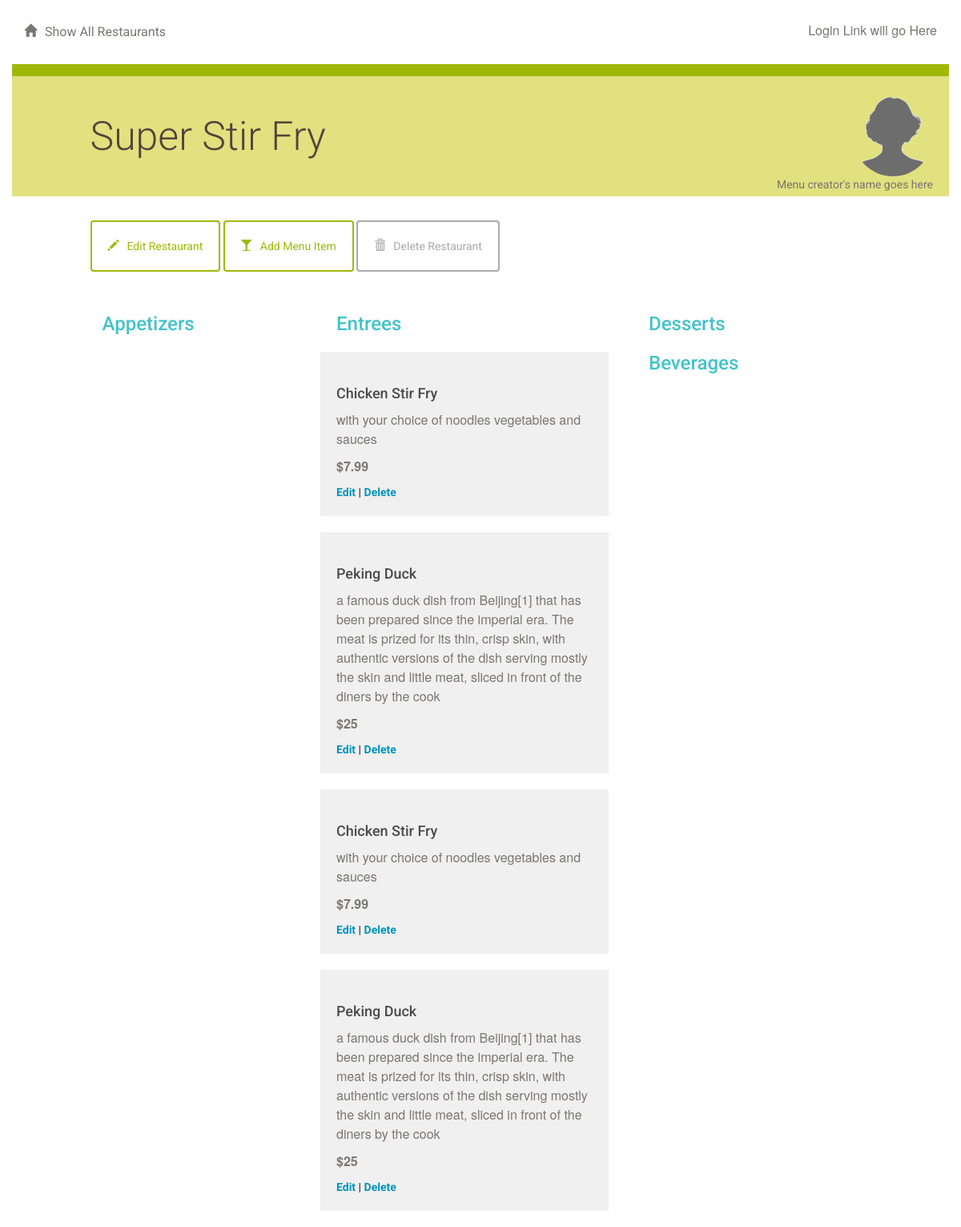
The app's page /restaurant/2/menu/ with its own data.
### database_setup.py (models this page shows, shortened)
class Restaurant(Base):
    __tablename__ = 'restaurant'
    id = Column(Integer, primary_key=True)
    name = Column(String(250), nullable=False)

class MenuItem(Base):
    __tablename__ = 'menu_item'
    name =Column(String(80), nullable = False)
    id = Column(Integer, primary_key = True)
    description = Column(String(250))
    price = Column(String(8))
    course = Column(String(250))
    restaurant_id = Column(Integer,ForeignKey('restaurant.id'))
    restaurant = relationship(Restaurant)

### project.py (the view)
@app.route('/restaurant/<int:restaurant_id>/')
@app.route('/restaurant/<int:restaurant_id>/menu/')
def showMenu(restaurant_id):
    restaurant = session.query(Restaurant).filter_by(id = restaurant_id).one()
    items = session.query(MenuItem).filter_by(restaurant_id = restaurant_id).all()
    return render_template('menu.html', items = items, restaurant = restaurant)

### templates/menu.html (shortened to what this page needs)
{% extends "main.html" %}
{% block content %}
{% include "header.html" %}
	<div class="row divider green">
		<div class="col-md-12"></div>
	</div>
	<div class="row banner menu">
		<div class="col-md-11 col-md-offset-1 padding-none">
			<h1>{{ restaurant.name }}
			<figure class="creator">
				<img src="{{ url_for('static', filename='blank_user.gif') }}">
				<figcaption>Menu creator's name goes here</figcaption>
			</figure>
			</h1>
		</div>
	</div>
	<div class="row padding-top padding-bottom">
		<div class="col-md-1"></div>
		<div class="col-md-11 padding-none">
			<a href="{{url_for('editRestaurant', restaurant_id = restaurant.id )}}">
				<button class="btn btn-default" id="new-menu-item">
					<span class="glyphicon glyphicon-pencil" aria-hidden="true"></span>Edit Restaurant
				</button>
			</a>
			<a href="{{url_for('newMenuItem', restaurant_id = restaurant.id )}}">
				<button class="btn btn-default" id="new-menu-item">
					<span class="glyphicon glyphicon-glass" aria-hidden="true"></span>Add Menu Item
				</button>
			</a>
						<a href="{{url_for('deleteRestaurant', restaurant_id = restaurant.id )}}">
				<button class="btn btn-default delete" id="delete-restaurant">
					<span class="glyphicon glyphicon-trash" aria-hidden="true"></span>Delete Restaurant
				</button>
			</a>
		</div>
		<div class="col-md-7"></div>
	</div>
	{% if items !=[] %}
		<div class="row">
			<div class="col-md-1"></div>
			<div class="col-md-3">
				<h2>Appetizers</h2>
			</div>
			<div class="col-md-4">
				<h2>Entrees</h2>
					{% for i in items %}
						{% if i.course == 'Entree' %}
						<div class="menu-item">
							<h3>{{i.name}}</h3>
							<p>{{i.description}}</p>
							<p class="menu-price">{{i.price}}</p>
							<a href='{{url_for('editMenuItem', restaurant_id = restaurant.id, menu_id=i.id ) }}'>Edit</a> |
							<a href='{{url_for('deleteMenuItem', restaurant_id = restaurant.id, menu_id=i.id ) }}'>Delete</a>
						</div>
						{% endif %}
					{% endfor %}
			</div>
			<div class="col-md-3">
				<h2>Desserts</h2>
				<h2>Beverages</h2>
			</div>
			<div class="col-md-1"></div>
		</div>
	{% endif %}
{% endblock %}

### templates/main.html (shortened to what this page needs)
<!DOCTYPE html>
<html lang="en">
	<head>
		<link rel="stylesheet" href="//netdna.bootstrapcdn.com/bootstrap/3.1.1/css/bootstrap.min.css">
		<link rel=stylesheet type=text/css href="{{ url_for('static', filename='styles.css') }}">
	</head>
	<body>
		<div class="container">
			{% block content %}
			{% endblock %}
		</div>
	</body>
</html>

### templates/header.html
<div class="row top-menu">
	<div class="col-md-6">
		<a href="{{url_for('showRestaurants')}}">
			<span class="glyphicon glyphicon-home" aria-hidden="true"></span>Show All Restaurants
		</a>
	</div>
	<div class="col-md-6 text-right">
					<p>Login Link will go Here </p>
	</div>
</div>

### static/styles.css (style rules this page uses)
* { font-family: "Helvetica Neue Bold", Roboto, Helvetica, Arial, sans-serif; font-weight: 700; }
h1 { font-family: "Helvetica Neue Light", Roboto, Helvetica, Arial, sans-serif; font-size: 50px; color: #51453B; line-height: 60px; font-weight: 300; }
h2 { font-size: 24px; color: #42C3C9; line-height: 29px; }
h3 { font-size: 18px; color: #4A4A4A; line-height: 23px; }
p { font-family: "Helvetica Neue", Roboto, Helvetica, Arial, sans-serif; font-size: 16px; color: #7B7573; line-height: 24px; font-weight: 400; }
a { font-size: 14px; color: #0093B9; line-height: 17px; }
.padding-top { padding-top: 30px; }
.padding-bottom { padding-bottom: 30px; }
.padding-none { padding: 0; }
.btn { padding: 20px; margin: 0; border-color: #9FB80A; border-width: 2px; color: #9FB80A;; }
.btn.delete { border-color: #aaaaaa; color: #aaaaaa; }
.glyphicon { margin-right: 10px; }
.top-menu { padding-top: 30px; padding-bottom: 30px; }
.top-menu p { margin-bottom: 0; line-height: 16px; }
.top-menu a { margin-bottom: 0; line-height: 16px; font-size: 16px; color: #7B7573; font-weight: 400; }
.divider { height: 15px; }
.divider.green { background-color: #9FB80A; }
.banner.menu { height: 150px; background-color: #E1E17F; }
.banner h1 { margin: 45px 0; }
.menu-item { background: #F0F0F0; padding: 20px; margin: 20px; margin-left: -20px; }
.menu-price { font-weight: 700; }
.creator { padding-right: 20px; margin-top: -20px; text-align: right; float:right; }
.creator img { width: 100px; border-radius: 50%; }
.creator figcaption { font-size: 14px; color: #7B7573; font-weight: 400; margin-top: -20px; }

### records on screen
Restaurant: name "Super Stir Fry"
MenuItem: name "Chicken Stir Fry", description "with your choice of noodles vegetables and sauces", price "$7.99"
MenuItem: name "Peking Duck", description "a famous duck dish from Beijing[1] that has been prepared since the imperial era. The meat is prized for its thin, crisp skin, with authentic versions of the dish serving mostly the skin and little meat, sliced in front of the diners by the cook", price "$25"
MenuItem: name "Chicken Stir Fry", description "with your choice of noodles vegetables and sauces", price "$7.99"
MenuItem: name "Peking Duck", description "a famous duck dish from Beijing[1] that has been prepared since the imperial era. The meat is prized for its thin, crisp skin, with authentic versions of the dish serving mostly the skin and little meat, sliced in front of the diners by the cook", price "$25"
